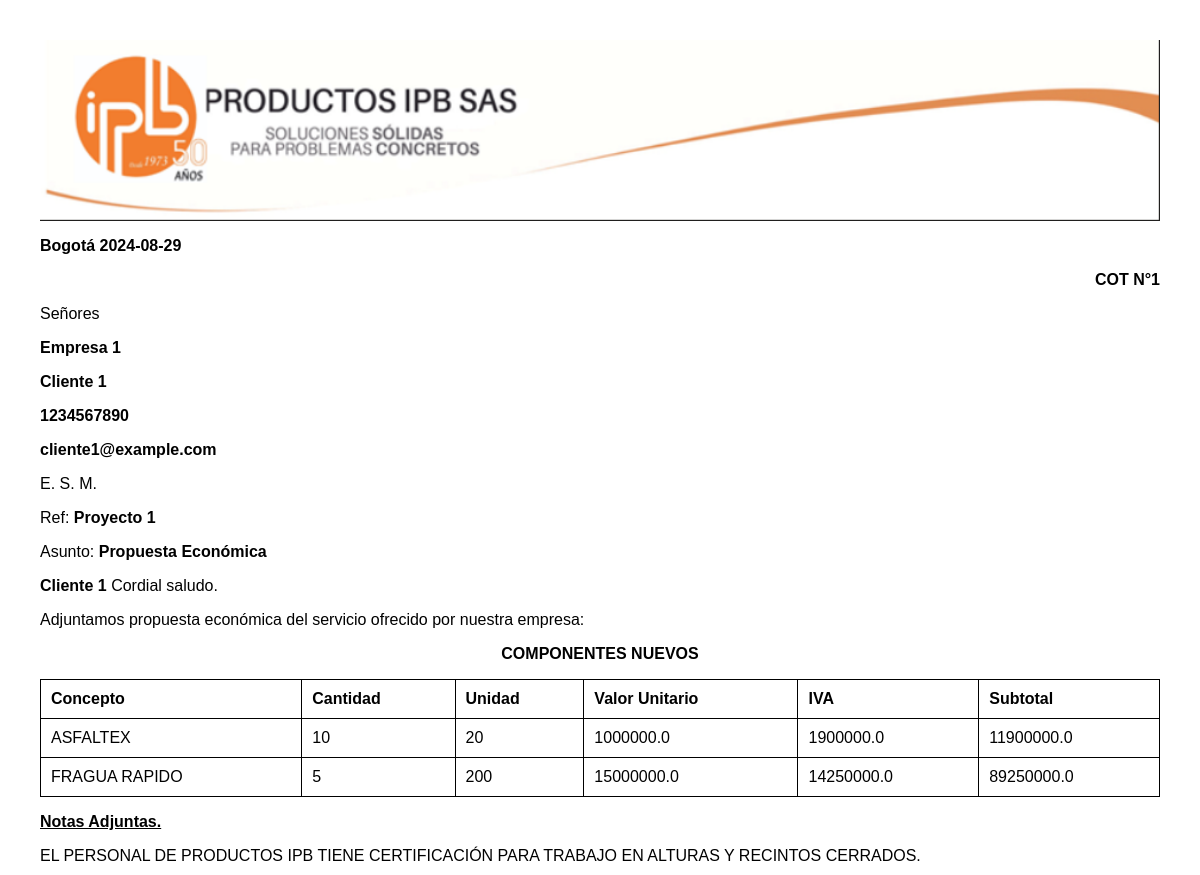
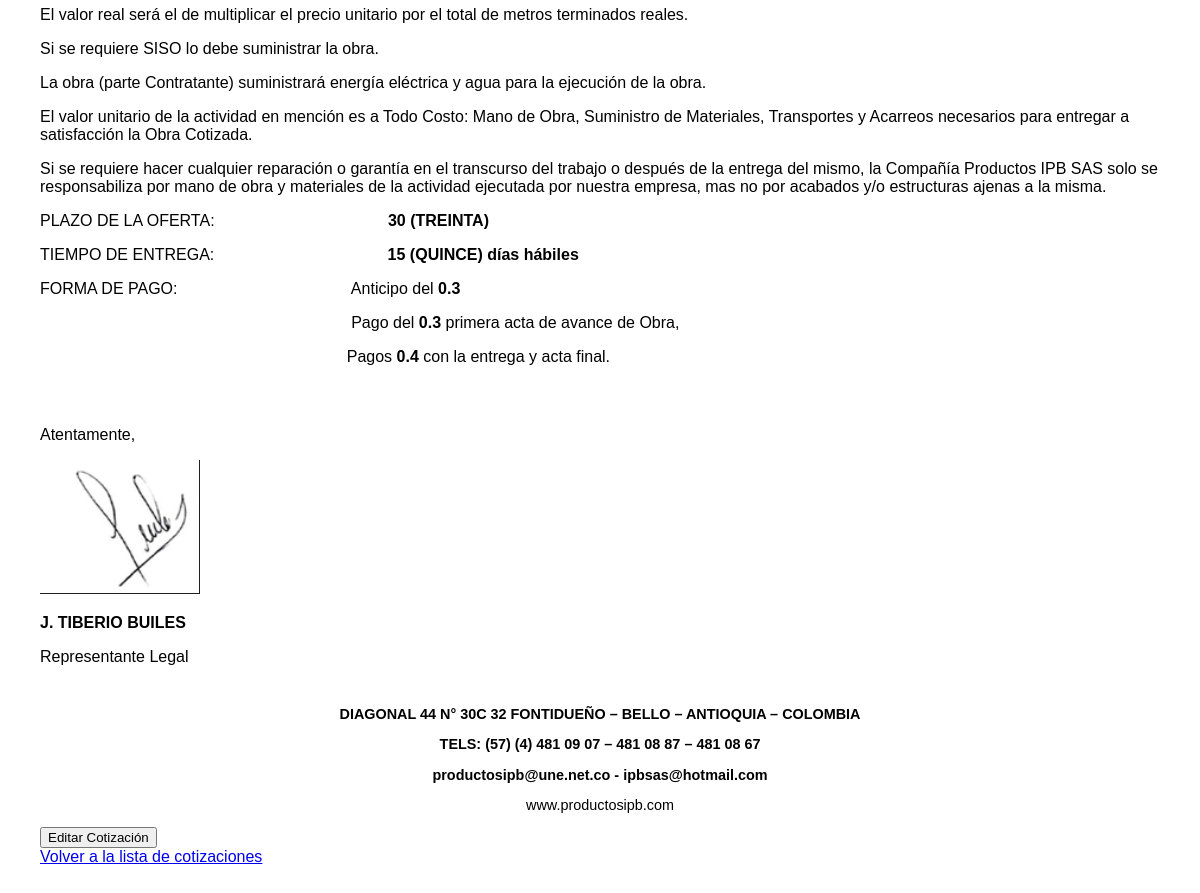
/cotizacion/1, run on the app's committed database (2 pictures, top to bottom).
### app.py (models this page shows, shortened)
class Cotizacion(db.Model):
    id = db.Column(db.Integer, primary_key=True)
    fecha = db.Column(db.Date, default=lambda: datetime.now(pytz.timezone('America/Bogota')).date())
    ciudad = db.Column(db.String(100), nullable=False)
    empresa = db.Column(db.String(100), nullable=False)
    proyecto = db.Column(db.String(100), nullable=False)
    plazo = db.Column(db.String(100), nullable=False)
    entrega = db.Column(db.String(100), nullable=False)
    anticipo = db.Column(db.Integer, nullable=False)
    p_acta = db.Column(db.Integer, nullable=False)
    f_acta = db.Column(db.Integer, nullable=False)
    consecutivo = db.Column(db.Integer, nullable=False)
    version_padre_id = db.Column(db.Integer, db.ForeignKey('cotizacion.id'), nullable=True)
    versiones = db.relationship('Cotizacion', backref=db.backref('version_padre', remote_side=[id]), lazy=True)
    productos_detalle = db.relationship('CotizacionProducto', backref='cotizacion', lazy=True)
    cliente_id = db.Column(db.Integer, db.ForeignKey('cliente.id'), nullable=False)
    cliente = db.relationship('Cliente', backref=db.backref('cotizaciones', lazy=True))
    servicio = db.Column(db.String(1000), nullable=False, default="v")

class Cliente(db.Model):
    id = db.Column(db.Integer, primary_key=True)
    nombre = db.Column(db.String(100), nullable=False)
    celular = db.Column(db.Integer, nullable=False)
    email = db.Column(db.String(100), nullable=False)
    """
    cotizacion_id = db.Column(db.Integer, db.ForeignKey('cotizacion.id'))
    cotizaciones = db.relationship('Cotizacion', back_populates='clienten', order_by='Cotizacion.id')
    """

class CotizacionProducto(db.Model):
    id = db.Column(db.Integer, primary_key=True)
    cotizacion_id = db.Column(db.Integer, db.ForeignKey('cotizacion.id'), nullable=False)
    producto_id = db.Column(db.Integer, db.ForeignKey('producto.id'), nullable=False)
    cantidad = db.Column(db.Integer, nullable=False)
    tamano = db.Column(db.Integer, nullable=False)
    producto = db.relationship('Producto', backref=db.backref('cotizacion_producto', lazy=True))

class Producto(db.Model):
    id = db.Column(db.Integer, primary_key=True)
    nombre = db.Column(db.String(100), nullable=False)
    precio = db.Column(db.Float, nullable=False)

### app.py (the view)
@app.route('/cotizacion/<int:id>')
def ver_cotizacion(id):
    cotizacion = Cotizacion.query.get_or_404(id)
    return render_template('ver_cotizacion.html', cotizacion=cotizacion)

### templates/ver_cotizacion.html (shortened to what this page needs)
<!DOCTYPE html>
<html lang="en">
<head>
</head>
<body>
<div class="header">
    <img src="static/encabezado.png" alt="Encabezado" />
</div>
<div class="content">
    <p><strong>{{ cotizacion.ciudad }} {{ cotizacion.fecha }}</strong></p>
    <p style="text-align: right;"><strong>COT N&deg;{{ cotizacion.consecutivo }}</strong></p>
    <p>Se&ntilde;ores</p>
    <p><strong>{{ cotizacion.empresa }}</strong></p>
    <p><strong>{{ cotizacion.cliente.nombre }}</strong></p>
    <p><strong>{{ cotizacion.cliente.celular }}</strong></p>
    <p><strong>{{ cotizacion.cliente.email }}</strong></p>
    <p>E. S. M.</p>
    <p>Ref: <strong>{{ cotizacion.proyecto }}</strong></p>
    <p>Asunto: <strong>Propuesta Econ&oacute;mica</strong></p>
    <p><strong>{{ cotizacion.cliente.nombre }}</strong> Cordial saludo.</p>
    <p>Adjuntamos propuesta econ&oacute;mica del servicio ofrecido por nuestra empresa:</p>
    <p style="text-align: center;"><strong>COMPONENTES NUEVOS</strong></p>
    <table>
        {% if cotizacion.servicio != "v" %}
            <tbody>
                <tr>
                    <td colspan="6">{{ cotizacion.servicio }}</td>
                </tr>
            </tbody>
        {% else %}
            <thead>
                <tr>
                    <th>Concepto</th>
                    <th>Cantidad</th>
                    <th>Unidad</th>
                    <th>Valor Unitario</th>
                    <th>IVA</th>
                    <th>Subtotal</th>
                </tr>
            </thead>
            <tbody>
                {% for detalle in cotizacion.productos_detalle %}
                    <tr>
                        <td>{{ detalle.producto.nombre }}</td>
                        <td>{{ detalle.cantidad }}</td>
                        <td>{{ detalle.tamano }}</td>
                        <td>{{ (detalle.producto.precio * detalle.tamano) | round(2) }}</td>
                        <td>{{ (detalle.producto.precio * detalle.cantidad * detalle.tamano * 0.19) | round(2) }}</td>
                        <td>{{ (detalle.producto.precio * detalle.cantidad * detalle.tamano * 1.19) | round(2) }}</td>
                    </tr>
                {% endfor %}
            </tbody>
        {% endif %}
    </table>
    <p style="text-align: left;"><span style="text-decoration: underline;"><strong>Notas Adjuntas.</strong></span></p>
    <p>EL PERSONAL DE PRODUCTOS IPB TIENE CERTIFICACI&Oacute;N PARA TRABAJO EN ALTURAS Y RECINTOS CERRADOS.</p>
    <p>El valor real ser&aacute; el de multiplicar el precio unitario por el total de metros terminados reales.</p>
    <p>Si se requiere SISO lo debe suministrar la obra.</p>
    <p>La obra (parte Contratante) suministrar&aacute; energ&iacute;a el&eacute;ctrica y agua para la ejecuci&oacute;n de la obra.</p>
    <p>El valor unitario de la actividad en menci&oacute;n es a Todo Costo: Mano de Obra, Suministro de Materiales, Transportes y Acarreos necesarios para entregar a satisfacci&oacute;n la Obra Cotizada.</p>
    <p>Si se requiere hacer cualquier reparaci&oacute;n o garant&iacute;a en el transcurso del trabajo o despu&eacute;s de la entrega del mismo, la Compa&ntilde;&iacute;a Productos IPB SAS solo se responsabiliza por mano de obra y materiales de la actividad ejecutada por nuestra empresa, mas no por acabados y/o estructuras ajenas a la misma.</p>
    <p>PLAZO DE LA OFERTA:&nbsp; &nbsp; &nbsp; &nbsp; &nbsp; &nbsp; &nbsp; &nbsp; &nbsp; &nbsp; &nbsp; &nbsp; &nbsp; &nbsp; &nbsp; &nbsp; &nbsp; &nbsp; &nbsp; &nbsp;<strong>{{ cotizacion.plazo }}</strong></p>
    <p>TIEMPO DE ENTREGA:&nbsp; &nbsp; &nbsp; &nbsp; &nbsp; &nbsp; &nbsp; &nbsp; &nbsp; &nbsp; &nbsp; &nbsp; &nbsp; &nbsp; &nbsp; &nbsp; &nbsp; &nbsp; &nbsp; &nbsp;<strong>{{ cotizacion.entrega }} días hábiles</strong></p>
    <p>FORMA DE PAGO:&nbsp; &nbsp; &nbsp; &nbsp; &nbsp; &nbsp; &nbsp; &nbsp; &nbsp; &nbsp; &nbsp; &nbsp; &nbsp; &nbsp; &nbsp; &nbsp; &nbsp; &nbsp; &nbsp; &nbsp;Anticipo del <strong>{{ cotizacion.anticipo }}</strong></p>
    <p>&nbsp; &nbsp; &nbsp; &nbsp; &nbsp; &nbsp; &nbsp;&nbsp; &nbsp; &nbsp; &nbsp; &nbsp; &nbsp; &nbsp;&nbsp; &nbsp; &nbsp; &nbsp; &nbsp; &nbsp; &nbsp;&nbsp; &nbsp; &nbsp;  &nbsp; &nbsp; &nbsp; &nbsp; &nbsp; &nbsp; &nbsp; &nbsp; &nbsp; &nbsp; &nbsp; &nbsp; &nbsp;Pago del <strong>{{ cotizacion.p_acta }}</strong> primera acta de avance de Obra,</p>
    <p>&nbsp; &nbsp; &nbsp; &nbsp; &nbsp; &nbsp; &nbsp;&nbsp; &nbsp; &nbsp; &nbsp; &nbsp; &nbsp; &nbsp;&nbsp; &nbsp; &nbsp; &nbsp; &nbsp; &nbsp; &nbsp; &nbsp; &nbsp;  &nbsp; &nbsp; &nbsp; &nbsp; &nbsp; &nbsp; &nbsp; &nbsp; &nbsp; &nbsp; &nbsp; &nbsp; &nbsp;Pagos <strong>{{ cotizacion.f_acta }}</strong> con la entrega y acta final.</p>
</div>
<div class="signature">
    <p>Atentamente,</p>
    <p><span style="text-decoration: underline;"><img src="static/firma.png" alt="Firma" /></span></p>
    <p><strong>J. TIBERIO BUILES</strong></p>
    <p>Representante Legal</p>
</div>
<div class="footer">
    <p><strong>DIAGONAL 44 N&deg; 30C 32 FONTIDUE&Ntilde;O &ndash; BELLO &ndash; ANTIOQUIA &ndash; COLOMBIA</strong></p>
    <p><strong>TELS: (57) (4) 481 09 07 &ndash; 481 08 87 &ndash; 481 08 67</strong></p>
    <p><strong>productosipb@une.net.co - ipbsas@hotmail.com</strong></p>
    <p>www.productosipb.com</p>
</div>
    <form action="{{ url_for('modificar_cotizacion', id=cotizacion.id) }}" method="POST">
        <button type="submit">Editar Cotización</button>
    </form>
    <a href="/cotizaciones">Volver a la lista de cotizaciones</a>
</body>
</html>

### templates/ver_cotizacion.html (style rules this page uses)
body { font-family: Arial, sans-serif; margin: 40px; }
.header { width: 100%; margin: 0; padding: 0; }
.header img { width: 100%; height: auto; display: block; }
.content { margin-bottom: 40px; }
.signature { text-align: left; margin-top: 60px; }
.footer { text-align: center; margin-top: 40px; font-size: 0.9em; }
table { width: 100%; border-collapse: collapse; }
table, th, td { border: 1px solid black; }
th, td { padding: 10px; text-align: left; }

### data on the page
Cotizacion: ciudad "Bogotá", fecha "2024-08-29", consecutivo "1", empresa "Empresa 1", proyecto "Proyecto 1", plazo "30 (TREINTA)", entrega "15 (QUINCE)", anticipo "0.3", p_acta "0.3", f_acta "0.4"
Cliente: cliente.nombre "Cliente 1", cliente.celular "1234567890", cliente.email "cliente1@example.com"
CotizacionProducto: producto.nombre "ASFALTEX", cantidad "10", tamano "20"
Producto: (detalle.producto.precio*detalle.tamano)|round(2) "1000000.0", precio.tamano "1900000.0", precio.tamano "11900000.0"
CotizacionProducto: producto.nombre "FRAGUA RAPIDO", cantidad "5", tamano "200"
Producto: (detalle.producto.precio*detalle.tamano)|round(2) "15000000.0", precio.tamano "14250000.0", precio.tamano "89250000.0"
